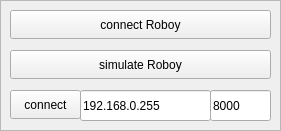
  <widget class="QFrame" name="frame_2">
   <property name="geometry">
    <rect>
     <x>10</x>
     <y>30</y>
     <width>281</width>
     <height>131</height>
    </rect>
   </property>
   <property name="frameShape">
    <enum>QFrame::StyledPanel</enum>
   </property>
   <property name="frameShadow">
    <enum>QFrame::Raised</enum>
   </property>
   <widget class="QPushButton" name="connect_roboy">
    <property name="geometry">
     <rect>
      <x>10</x>
      <y>10</y>
      <width>261</width>
      <height>29</height>
     </rect>
    </property>
    <property name="text">
     <string>connect Roboy</string>
    </property>
   </widget>
   <widget class="QPushButton" name="connect_object">
    <property name="geometry">
     <rect>
      <x>10</x>
      <y>90</y>
      <width>71</width>
      <height>29</height>
     </rect>
    </property>
    <property name="text">
     <string>connect</string>
    </property>
   </widget>
   <widget class="QLineEdit" name="broadcast_ip">
    <property name="geometry">
     <rect>
      <x>80</x>
      <y>90</y>
      <width>131</width>
      <height>31</height>
     </rect>
    </property>
    <property name="text">
     <string>192.168.0.255</string>
    </property>
   </widget>
   <widget class="QLineEdit" name="broadcast_port">
    <property name="geometry">
     <rect>
      <x>210</x>
      <y>90</y>
      <width>61</width>
      <height>31</height>
     </rect>
    </property>
    <property name="text">
     <string>8000</string>
    </property>
   </widget>
   <widget class="QPushButton" name="simulate_roboy">
    <property name="geometry">
     <rect>
      <x>10</x>
      <y>50</y>
      <width>261</width>
      <height>29</height>
     </rect>
    </property>
    <property name="text">
     <string>simulate Roboy</string>
    </property>
   </widget>
  </widget>
